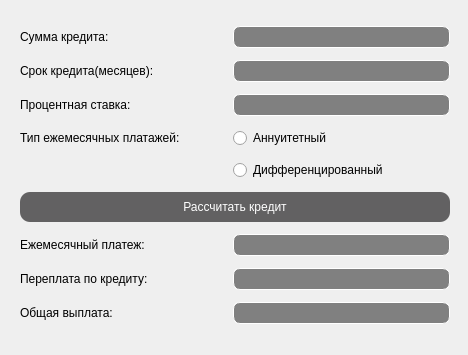
<?xml version="1.0" encoding="UTF-8"?>
<ui version="4.0">
 <class>CreditCalc</class>
 <widget class="QDialog" name="CreditCalc">
  <property name="geometry">
   <rect>
    <x>0</x>
    <y>0</y>
    <width>468</width>
    <height>355</height>
   </rect>
  </property>
  <property name="windowTitle">
   <string>Credit Calculator</string>
  </property>
  <widget class="QWidget" name="gridLayoutWidget">
   <property name="geometry">
    <rect>
     <x>20</x>
     <y>20</y>
     <width>430</width>
     <height>311</height>
    </rect>
   </property>
   <layout class="QGridLayout" name="gridLayout">
    <item row="2" column="1">
     <widget class="QLineEdit" name="percent">
      <property name="styleSheet">
       <string notr="true">QLineEdit {
 background-color:gray;
 color: white;
 border-style: solid;
 border-width:1px;
 border-radius:7px;
 border-color: white;
 max-width: 215px;
 max-height:20px;
}</string>
      </property>
     </widget>
    </item>
    <item row="9" column="0">
     <widget class="QLabel" name="label_6">
      <property name="text">
       <string>Переплата по кредиту:</string>
      </property>
     </widget>
    </item>
    <item row="0" column="1">
     <widget class="QLineEdit" name="sum_of_credit">
      <property name="styleSheet">
       <string notr="true">QLineEdit {
 background-color:gray;
 color: white;
 border-style: solid;
 border-width:1px;
 border-radius:7px;
 border-color: white;
 max-width: 215px;
 max-height:20px;
}</string>
      </property>
     </widget>
    </item>
    <item row="7" column="0" colspan="2">
     <widget class="QPushButton" name="calculate_credit">
      <property name="styleSheet">
       <string notr="true">QPushButton {
background-color: rgb(98, 97, 98);
 color: white;;
 border-radius:10px;
 max-height:30px;
 min-height:30px;
}

QPushButton:pressed {
    padding-top: 3px;
    padding-left: 3px;
    background-color: rgb(65, 65, 66)
}</string>
      </property>
      <property name="text">
       <string>Рассчитать кредит</string>
      </property>
     </widget>
    </item>
    <item row="8" column="0">
     <widget class="QLabel" name="label_5">
      <property name="text">
       <string>Ежемесячный платеж:</string>
      </property>
     </widget>
    </item>
    <item row="1" column="0">
     <widget class="QLabel" name="label_2">
      <property name="text">
       <string>Срок кредита(месяцев):</string>
      </property>
     </widget>
    </item>
    <item row="0" column="0">
     <widget class="QLabel" name="label">
      <property name="text">
       <string>Cумма кредита:</string>
      </property>
     </widget>
    </item>
    <item row="1" column="1">
     <widget class="QLineEdit" name="credit_term">
      <property name="styleSheet">
       <string notr="true">QLineEdit {
 background-color:gray;
 color: white;
 border-style: solid;
 border-width:1px;
 border-radius:7px;
 border-color: white;
 max-width: 215px;
 max-height:20px;
}</string>
      </property>
     </widget>
    </item>
    <item row="10" column="0">
     <widget class="QLabel" name="label_7">
      <property name="text">
       <string>Общая выплата:</string>
      </property>
     </widget>
    </item>
    <item row="2" column="0">
     <widget class="QLabel" name="label_3">
      <property name="text">
       <string>Процентная ставка:</string>
      </property>
     </widget>
    </item>
    <item row="3" column="0">
     <widget class="QLabel" name="label_4">
      <property name="text">
       <string>Тип ежемесячных платажей:</string>
      </property>
     </widget>
    </item>
    <item row="5" column="1">
     <widget class="QRadioButton" name="diff">
      <property name="text">
       <string>Дифференцированный</string>
      </property>
     </widget>
    </item>
    <item row="3" column="1">
     <widget class="QRadioButton" name="ann">
      <property name="text">
       <string>Aннуитетный</string>
      </property>
     </widget>
    </item>
    <item row="8" column="1">
     <widget class="QLabel" name="payment">
      <property name="styleSheet">
       <string notr="true">QLabel {
 background-color:gray;
 color: white;
 border-style: solid;
 border-width:1px;
 border-radius:7px;
 border-color: white;
 max-width: 215px;
 max-height:20px;
}</string>
      </property>
      <property name="text">
       <string/>
      </property>
     </widget>
    </item>
    <item row="9" column="1">
     <widget class="QLabel" name="overpayment">
      <property name="styleSheet">
       <string notr="true">QLabel {
 background-color:gray;
 color: white;
 border-style: solid;
 border-width:1px;
 border-radius:7px;
 border-color: white;
 max-width: 215px;
 max-height:20px;
}</string>
      </property>
      <property name="text">
       <string/>
      </property>
     </widget>
    </item>
    <item row="10" column="1">
     <widget class="QLabel" name="total_payment">
      <property name="styleSheet">
       <string notr="true">QLabel {
 background-color:gray;
 color: white;
 border-style: solid;
 border-width:1px;
 border-radius:7px;
 border-color: white;
 max-width: 215px;
 max-height:20px;
}</string>
      </property>
      <property name="text">
       <string/>
      </property>
     </widget>
    </item>
   </layout>
  </widget>
 </widget>
 <resources/>
 <connections/>
</ui>
